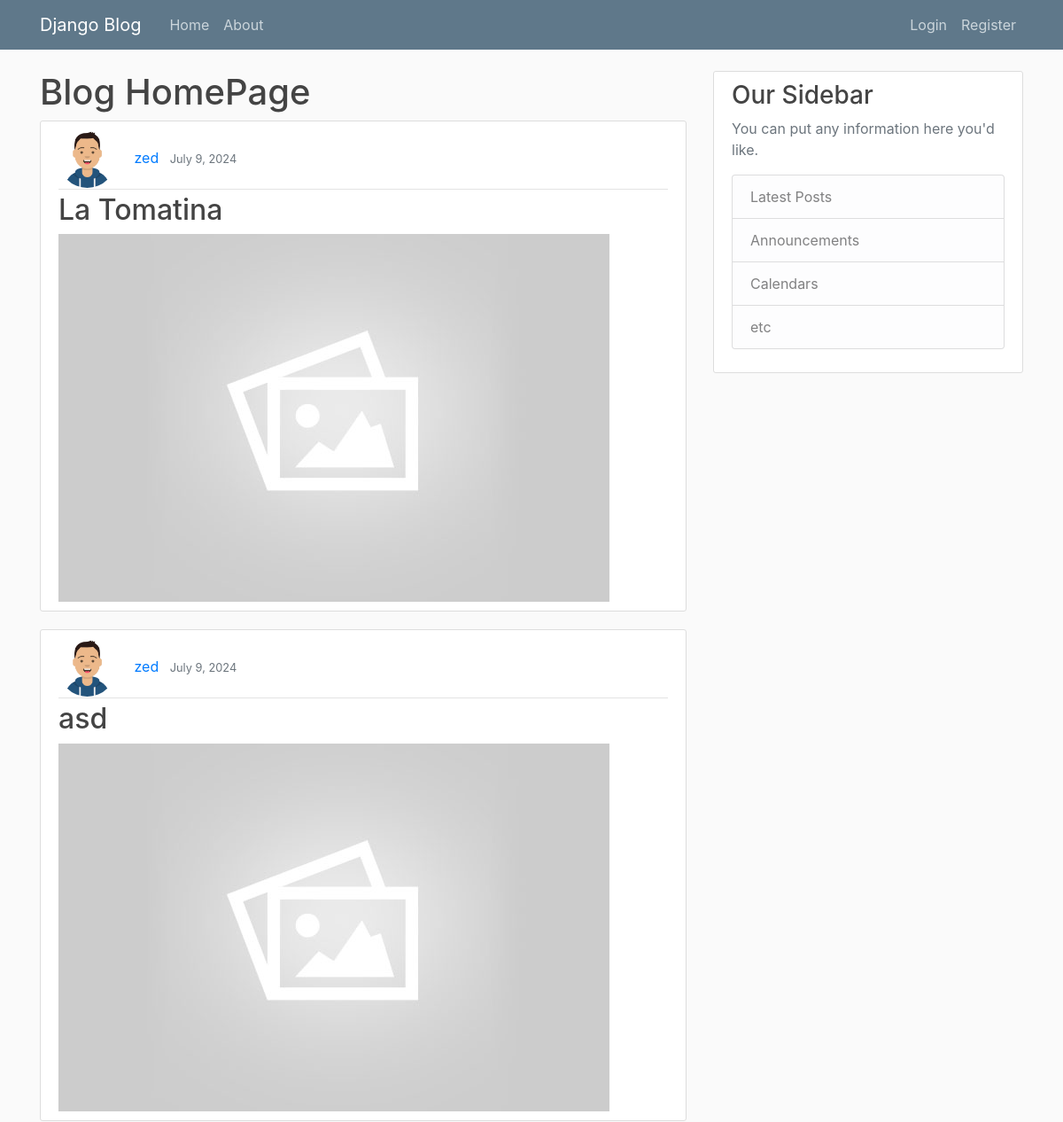
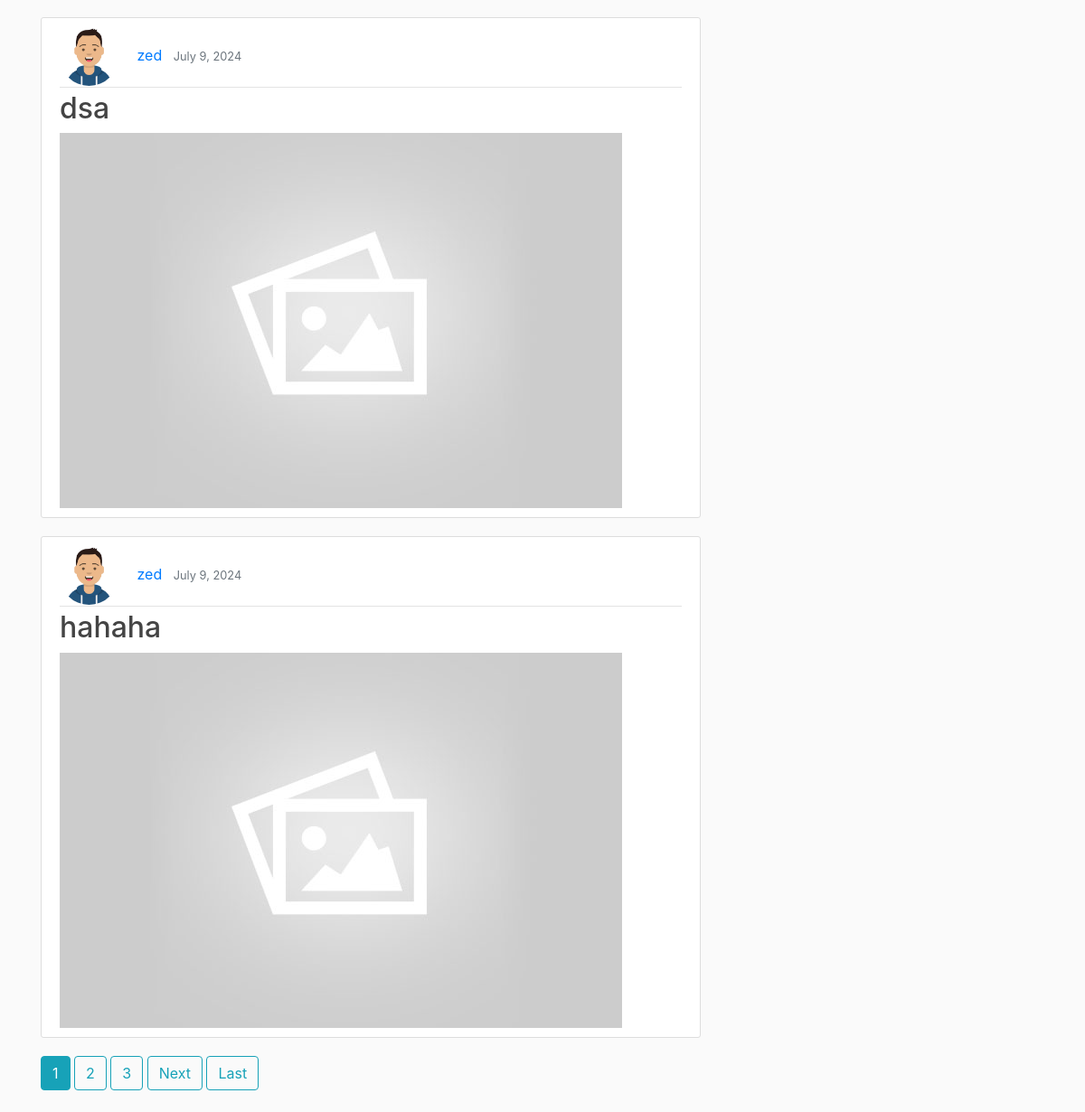
The page / on the database its author committed (2 pictures, top to bottom).
### blog/models.py (models this page shows, shortened)
class Post(models.Model):
    title = models.CharField(max_length=100)
    author = models.ForeignKey(User, on_delete=models.CASCADE)
    created_time = models.DateField(auto_now_add=True)
    content = models.TextField()
    image = models.ImageField(default='default.jpg', null=True, blank=True)

### users/models.py (models this page shows, shortened)
class Profile(models.Model):
    user = models.OneToOneField(User, on_delete=models.CASCADE)
    image = models.ImageField(null=True, blank=True, default='user-default.png')

### blog/views.py (the view)
# urls.py: path('', views.PostListView.as_view(), name='blog-home'),
class PostListView(ListView):
    model = Post
    template_name = 'homepage.html'
    context_object_name = 'posts'
    ordering = ['-created_time']
    paginate_by = 4

### blog/templates/homepage.html (shortened to what this page needs)
{% extends "main.html" %}
{% block content %}
<h1>Blog HomePage</h1>
{% for post in posts %}
<article class="media content-section">
  <div class="media-body">
    <div class="article-metadata">
      <img class="rounded-circle article-img" src="{{post.author.profile.image.url}}">
      <a class="mr-2" href="{% url 'user-blogs' post.author %}">{{ post.author }}</a>
      <small class="text-muted">{{ post.created_time }}</small>
    </div>
    <h2><a class="article-title" href="{% url 'blog-post' post.id %}">{{ post.title }}</a></h2>
    <img class="thumbnail" src="{{ post.image.url }}" alt="Blog thumbnail"/>
  </div>
</article>
{% endfor %}
{% if is_paginated %}
  {% for num in page_obj.paginator.page_range %}
    {% if page_obj.number == num %}
        <a class="btn btn-info mb-4" href="?page={{ num }}">{{ num }}</a>
    {% elif num > page_obj.number|add:'-3' and num < page_obj.number|add:'3' %}
        <a class="btn btn-outline-info mb-4" href="?page={{ num }}">{{ num }}</a>
    {% endif %}
  {% endfor %}
  {% if page_obj.has_next %}
    <a class="btn btn-outline-info mb-4" href="?page={{ page_obj.next_page_number }}">Next</a>
    <a class="btn btn-outline-info mb-4" href="?page={{ page_obj.paginator.num_pages }}">Last</a>
  {% endif %}
{% endif %}
{% endblock %}

### static/styles/main.css (style rules this page uses)
body { background: #fafafa; color: #333333; margin-top: 5rem; }
h1, h2, h3, h4, h5, h6 { color: #444444; }
.content-section { background: #ffffff; padding: 10px 20px; border: 1px solid #dddddd; border-radius: 3px; margin-bottom: 20px; }
.article-title { color: #444444; }
.article-img { height: 65px; width: 65px; margin-right: 16px; }
.article-metadata { padding-bottom: 1px; margin-bottom: 4px; border-bottom: 1px solid #e3e3e3 }

### rows shown on the page
Post: author.profile.image (placeholder picture), author "zed", created_time "July 9, 2024", title "La Tomatina", image (placeholder picture)
Post: author.profile.image (placeholder picture), author "zed", created_time "July 9, 2024", title "asd", image (placeholder picture)
Post: author.profile.image (placeholder picture), author "zed", created_time "July 9, 2024", title "dsa", image (placeholder picture)
Post: author.profile.image (placeholder picture), author "zed", created_time "July 9, 2024", title "hahaha", image (placeholder picture)

### other values the page prints
{{ num }} "1"
{{ num }} "2" "3"
